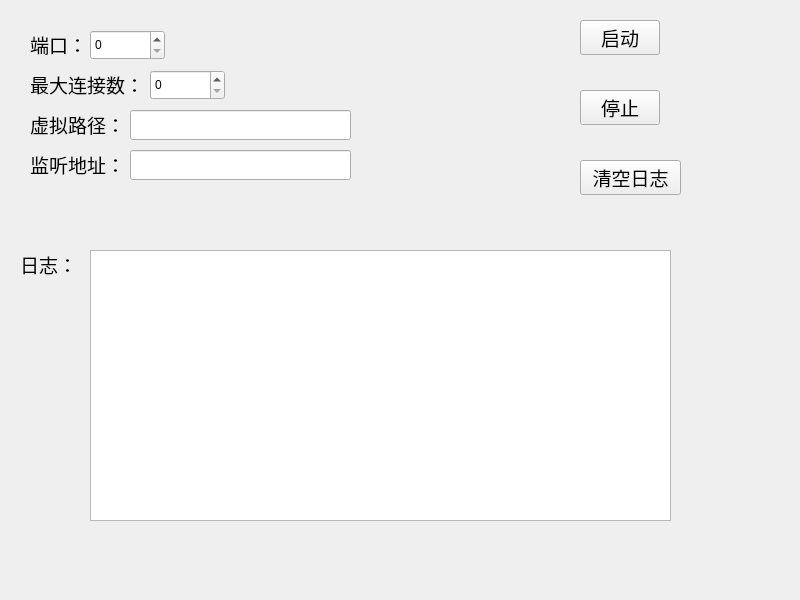
<?xml version="1.0" encoding="UTF-8"?>
<ui version="4.0">
 <class>Widget</class>
 <widget class="QWidget" name="Widget">
  <property name="geometry">
   <rect>
    <x>0</x>
    <y>0</y>
    <width>800</width>
    <height>600</height>
   </rect>
  </property>
  <property name="windowTitle">
   <string>Widget</string>
  </property>
  <widget class="QLabel" name="portLabel">
   <property name="geometry">
    <rect>
     <x>30</x>
     <y>30</y>
     <width>60</width>
     <height>30</height>
    </rect>
   </property>
   <property name="text">
    <string>&lt;html&gt;&lt;head/&gt;&lt;body&gt;&lt;p&gt;&lt;span style=&quot; font-size:14pt;&quot;&gt;端口：&lt;/span&gt;&lt;/p&gt;&lt;/body&gt;&lt;/html&gt;</string>
   </property>
  </widget>
  <widget class="QSpinBox" name="portNum">
   <property name="geometry">
    <rect>
     <x>90</x>
     <y>30</y>
     <width>75</width>
     <height>30</height>
    </rect>
   </property>
   <property name="maximum">
    <number>65535</number>
   </property>
  </widget>
  <widget class="QLabel" name="maxConnNumLabel">
   <property name="geometry">
    <rect>
     <x>30</x>
     <y>70</y>
     <width>120</width>
     <height>30</height>
    </rect>
   </property>
   <property name="text">
    <string>&lt;html&gt;&lt;head/&gt;&lt;body&gt;&lt;p&gt;&lt;span style=&quot; font-size:14pt;&quot;&gt;最大连接数：&lt;/span&gt;&lt;/p&gt;&lt;/body&gt;&lt;/html&gt;</string>
   </property>
  </widget>
  <widget class="QSpinBox" name="maxConnNum">
   <property name="geometry">
    <rect>
     <x>150</x>
     <y>70</y>
     <width>75</width>
     <height>30</height>
    </rect>
   </property>
   <property name="maximum">
    <number>65535</number>
   </property>
  </widget>
  <widget class="QPushButton" name="startButton">
   <property name="geometry">
    <rect>
     <x>580</x>
     <y>20</y>
     <width>80</width>
     <height>35</height>
    </rect>
   </property>
   <property name="font">
    <font>
     <pointsize>14</pointsize>
    </font>
   </property>
   <property name="text">
    <string>启动</string>
   </property>
  </widget>
  <widget class="QPushButton" name="stopButton">
   <property name="geometry">
    <rect>
     <x>580</x>
     <y>90</y>
     <width>80</width>
     <height>35</height>
    </rect>
   </property>
   <property name="font">
    <font>
     <pointsize>14</pointsize>
    </font>
   </property>
   <property name="text">
    <string>停止</string>
   </property>
  </widget>
  <widget class="QLabel" name="virtualPathLabel">
   <property name="geometry">
    <rect>
     <x>30</x>
     <y>110</y>
     <width>100</width>
     <height>30</height>
    </rect>
   </property>
   <property name="text">
    <string>&lt;html&gt;&lt;head/&gt;&lt;body&gt;&lt;p&gt;&lt;span style=&quot; font-size:14pt;&quot;&gt;虚拟路径：&lt;/span&gt;&lt;/p&gt;&lt;/body&gt;&lt;/html&gt;</string>
   </property>
  </widget>
  <widget class="QLineEdit" name="virtualPath">
   <property name="geometry">
    <rect>
     <x>130</x>
     <y>110</y>
     <width>221</width>
     <height>30</height>
    </rect>
   </property>
  </widget>
  <widget class="QTextBrowser" name="log">
   <property name="enabled">
    <bool>true</bool>
   </property>
   <property name="geometry">
    <rect>
     <x>90</x>
     <y>250</y>
     <width>581</width>
     <height>271</height>
    </rect>
   </property>
  </widget>
  <widget class="QLabel" name="logLabel">
   <property name="enabled">
    <bool>true</bool>
   </property>
   <property name="geometry">
    <rect>
     <x>20</x>
     <y>250</y>
     <width>60</width>
     <height>30</height>
    </rect>
   </property>
   <property name="text">
    <string>&lt;html&gt;&lt;head/&gt;&lt;body&gt;&lt;p&gt;&lt;span style=&quot; font-size:14pt;&quot;&gt;日志：&lt;/span&gt;&lt;/p&gt;&lt;/body&gt;&lt;/html&gt;</string>
   </property>
  </widget>
  <widget class="QLabel" name="listenAddrLabel">
   <property name="geometry">
    <rect>
     <x>30</x>
     <y>150</y>
     <width>100</width>
     <height>30</height>
    </rect>
   </property>
   <property name="text">
    <string>&lt;html&gt;&lt;head/&gt;&lt;body&gt;&lt;p&gt;&lt;span style=&quot; font-size:14pt;&quot;&gt;监听地址：&lt;/span&gt;&lt;/p&gt;&lt;/body&gt;&lt;/html&gt;</string>
   </property>
  </widget>
  <widget class="QLineEdit" name="listenAddr">
   <property name="geometry">
    <rect>
     <x>130</x>
     <y>150</y>
     <width>221</width>
     <height>30</height>
    </rect>
   </property>
  </widget>
  <widget class="QPushButton" name="clearLogButton">
   <property name="geometry">
    <rect>
     <x>580</x>
     <y>160</y>
     <width>101</width>
     <height>35</height>
    </rect>
   </property>
   <property name="font">
    <font>
     <pointsize>14</pointsize>
    </font>
   </property>
   <property name="text">
    <string>清空日志</string>
   </property>
  </widget>
 </widget>
 <resources/>
 <connections/>
</ui>
